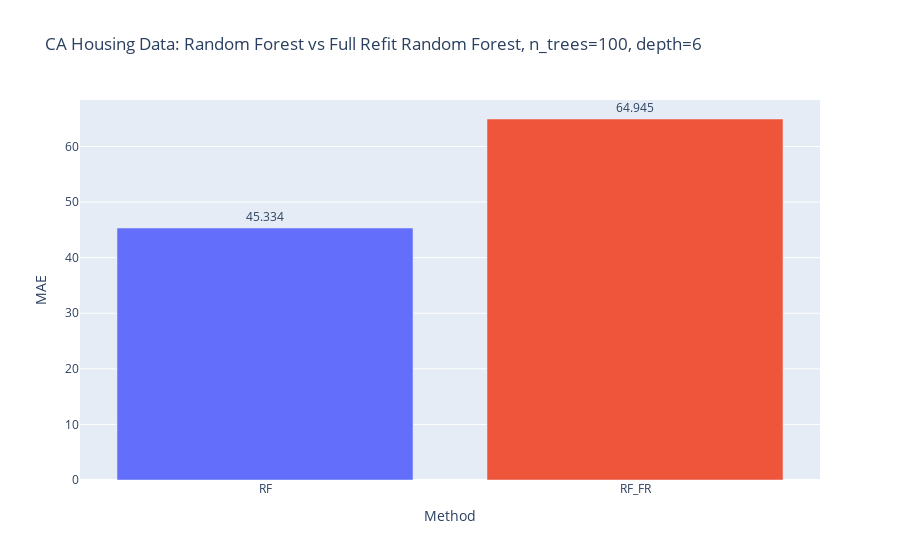

The notebook cell saved with this chart:
### Code cell
fig = go.Figure()
fig.add_trace(go.Bar(
#     x=['VRF', 'BF_WR', 'BF_FR'], 
    x = mae_df.columns,
    y=mae_df.values.flatten(),
    marker_color=px.colors.qualitative.Plotly,
    text=np.around(mae_df.values.flatten(),3),
    textposition='outside',
))
# fig.add_trace(go.Bar(
#     name='Experimental',
#     x=['GenCp', 'KFCV', 'SPCV'], y=(df).mean(),
#     error_y=dict(type='data', array=[1, 2])
# ))
# fig.update_layout(barmode='group')
# fig.add_hline(y=1., line_color='red')
fig.update_layout(
#     title=f"FC_\u03B4{delta}_snr{snr}_nk{noise_kernel}_nls{noise_length_scale}_nv{noise_nu}_Xk{X_kernel}_Xls{X_length_scale}_Xv{X_nu}",
    title=f"CA Housing Data: Random Forest vs Full Refit Random Forest, n_trees={n_estimators}, depth={max_depth}",
    xaxis_title="Method",
    yaxis_title="MAE",
#     legend_title="Legend Title",
#     font=dict(
#         family="Courier New, monospace",
#         size=18,
#         color="RebeccaPurple"
#     )
)
# barfp = os.path.expanduser(savedir + fig.layout.title['text'] + ".jpeg")
# fig.write_image(os.path.expanduser(barfp))
fig.show()

### Figure 1 — Plotly figure (JSON) as saved in the notebook; plotly's stock layout.template omitted (floating-point values rounded to 4 significant figures)
{"data": [{"marker": {"color": ["#636EFA", "#EF553B", "#00CC96", "#AB63FA", "#FFA15A", "#19D3F3", "#FF6692", "#B6E880", "#FF97FF", "#FECB52"]}, "text": [45.33, 64.94], "textposition": "outside", "type": "bar", "x": ["RF", "RF_FR"], "y": [45.33, 64.95]}], "layout": {"title": {"text": "CA Housing Data: Random Forest vs Full Refit Random Forest, n_trees=100, depth=6"}, "xaxis": {"title": {"text": "Method"}}, "yaxis": {"title": {"text": "MAE"}}}}
